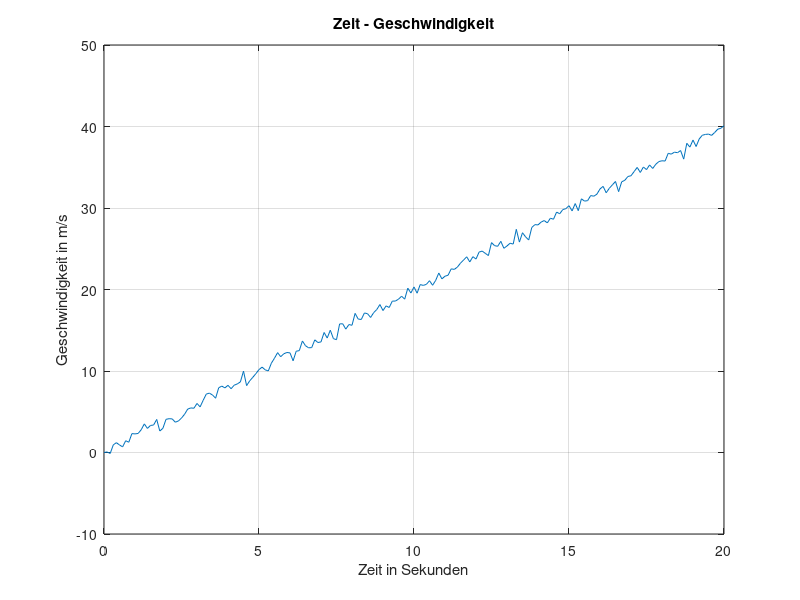
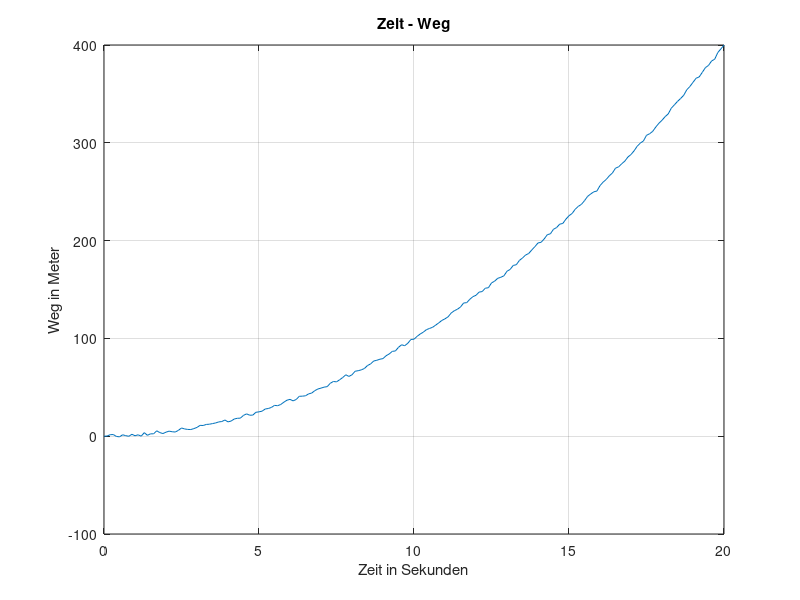
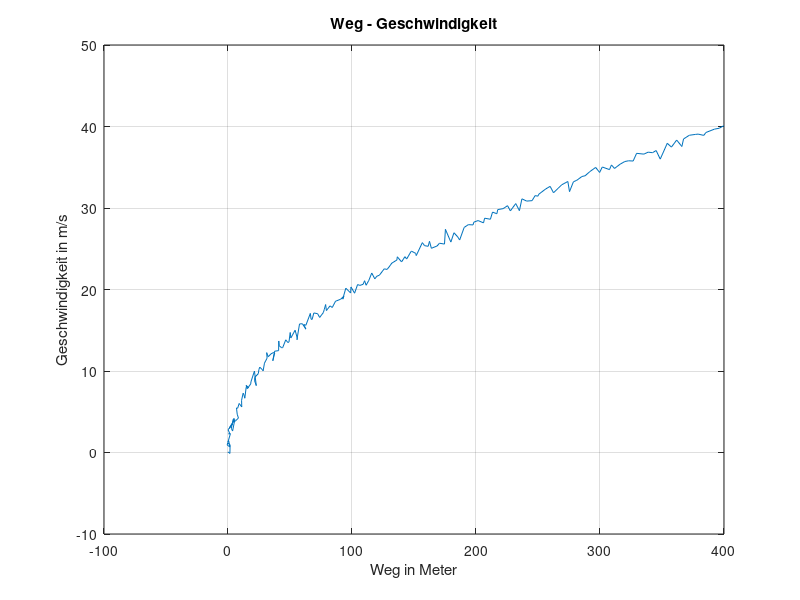
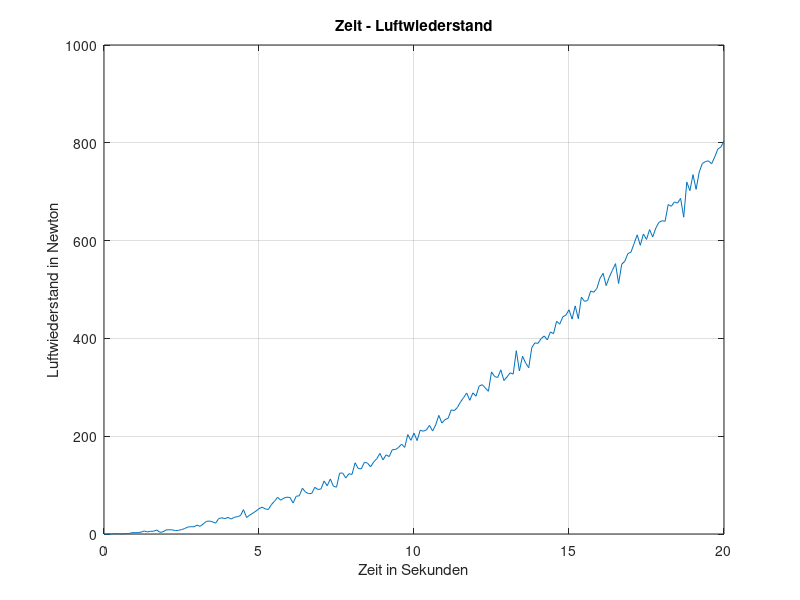

These figures' MATLAB source, in order:
%Valentin Finsterle Gruppe A2 20/03/2021
close all;
clc;
M=load('Messung.csv');

t = M(:,1);
v = M(:,2);
s = M(:,3);

TA= t(5)-t(4);

vmax = max(v);

vmaxkmh= vmax * 3.6;

smax = max(s);

FL = 1/2 * 1.2 *(1/3)* 2.5 .*v.^2;
PL = FL.*v/1000;

disp(sprintf('Abtastzeit: \t %.2fs', TA))
disp(sprintf('max. Geschw.: \t %.2fm/s = %.2fkm/h',vmax ,vmaxkmh))
disp(sprintf('Weg: \t\t\t %.2fm',smax))

figure(1)
plot(t, v);
xlabel('Zeit in Sekunden')
ylabel('Geschwindigkeit in m/s')
title('Zeit - Geschwindigkeit')
grid

figure(2)
plot(t, s);
xlabel('Zeit in Sekunden')
ylabel('Weg in Meter')
title('Zeit - Weg')
grid

figure(3)
plot(s, v);
xlabel('Weg in Meter')
ylabel('Geschwindigkeit in m/s')
title('Weg - Geschwindigkeit')
grid

figure(4)
plot(t, FL);
xlabel('Zeit in Sekunden')
ylabel('Luftwiederstand in Newton')
title('Zeit - Luftwiederstand')
grid
